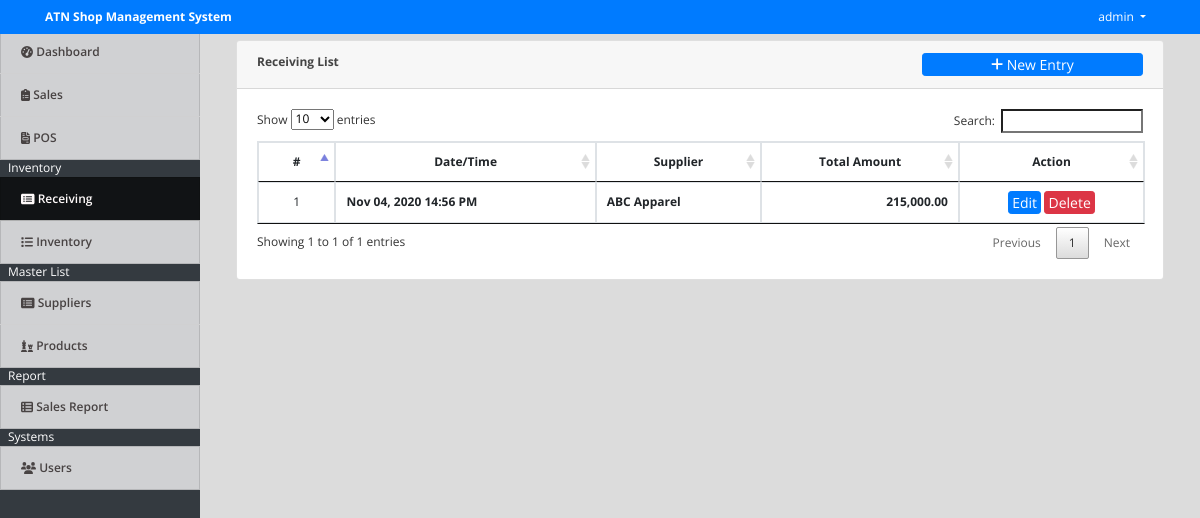
Screenshot of /index.php?page=receiving (signed in) with the database file from the repository.
### tables this page shows
CREATE TABLE `receiving` (
  `id` int(30) NOT NULL,
  `supplier_id` int(30) NOT NULL,
  `description` text NOT NULL,
  `total_cost` float NOT NULL,
  `inventory_ids` text NOT NULL,
  `date_created` datetime NOT NULL DEFAULT current_timestamp()
);

CREATE TABLE `suppliers` (
  `id` int(30) NOT NULL,
  `name` varchar(200) NOT NULL,
  `address` text NOT NULL,
  `contact` varchar(50) NOT NULL,
  `date_created` datetime NOT NULL DEFAULT current_timestamp()
);

### receiving.php (the view, shortened to what this page needs)
<?php include('db_connect.php');?>
<div class="container-fluid">
	<div class="col-lg-12">
		<div class="row">
			<div class="col-md-12">
				<div class="card">
					<div class="card-header">
						<b>Receiving List</b>
						 <span class="float:right"><a class="btn btn-primary btn-sm col-sm-3 float-right" href="index.php?page=manage_receiving" id="">
		                    <i class="fa fa-plus"></i> New Entry
		                </a></span>
					</div>
					<div class="card-body">
						<table class="table table-bordered table-hover">
							<thead>
								<tr>
									<th class="text-center">#</th>
									<th class="text-center">Date/Time</th>
									<th class="text-center">Supplier</th>
									<th class="text-center">Total Amount</th>
									<th class="text-center">Action</th>
								</tr>
							</thead>
							<tbody>
								<?php
								$i = 1;
								$receiving = $conn->query("SELECT r.*,s.name as sname FROM receiving r inner join suppliers s on s.id = r.supplier_id order by r.id asc");
								while($row=$receiving->fetch_assoc()):
								?>
								<tr>
									<td class="text-center"><?php echo $i++ ?></td>
									<td class="">
										<p><b><?php echo date("M d, Y H:i A",strtotime($row['date_created'])) ?></b></p>
									</td>
									<td class="">
										<p><b><?php echo ucwords($row['sname']) ?></b></p>
									</td>
									<td class="text-right">
										<b><?php echo number_format($row['total_cost'],2) ?></b>
									</td>
									<td class="text-center">
										<button class="btn btn-sm btn-primary edit_receiving" type="button" onclick="location.href='index.php?page=manage_receiving&id=<?php echo $row['id'] ?>'" data-json='<?php echo json_encode($row) ?>'>Edit</button>
										<button class="btn btn-sm btn-danger delete_receiving" type="button" data-id="<?php echo $row['id'] ?>">Delete</button>
									</td>
								</tr>
								<?php endwhile; ?>
							</tbody>
						</table>
					</div>
				</div>
			</div>
		</div>
	</div>
</div>

### assets/css/style.css (style rules this page uses)
body { font-family: "Open Sans", sans-serif; color: #444444; width: 100%; height: calc(100%); font-size: 12px; }
a { color: #1977cc; }
.btn-sm { padding: .0001rem .2rem; }

### index.php (style rules this page uses)
body { background: #80808045; }

### receiving.php (style rules this page uses)
td { vertical-align: middle !important; }
td p { margin:unset; }

### rows the page displays
receiving: date_created "Nov 04, 2020 14:56 PM", supplier.name "ABC Apparel", total_cost "215,000.00"

### other values shown
$_SESSION['login_name'] "admin"
